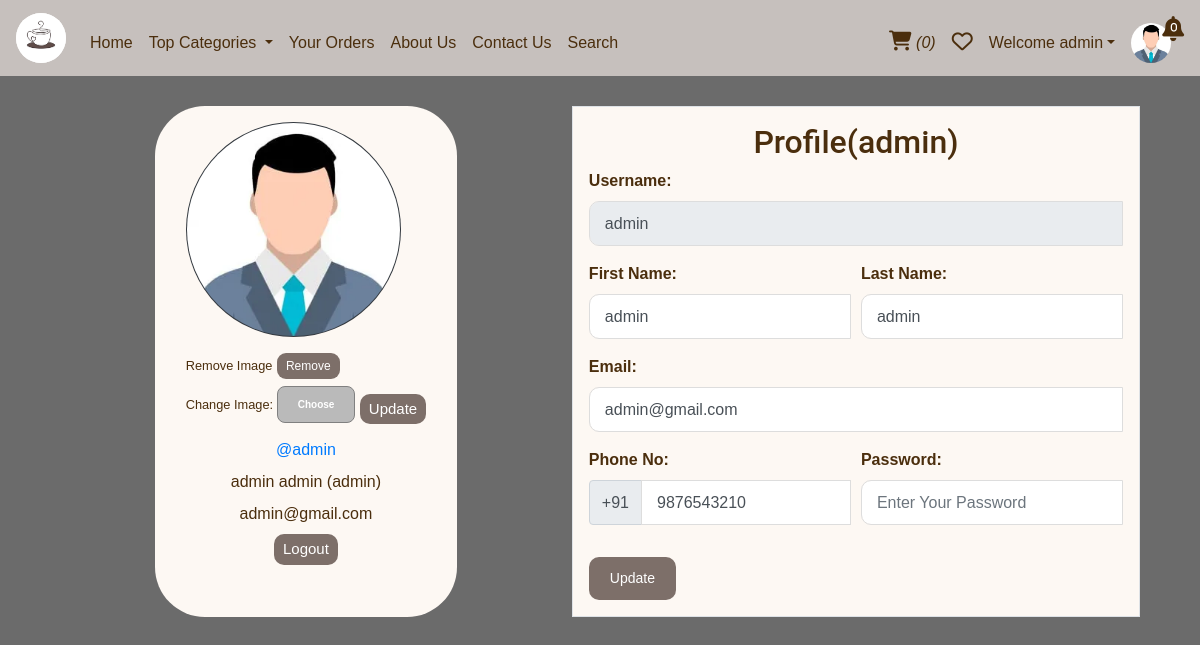
Screenshot of /viewProfile.php (signed in) with the database file from the repository.
### tables this page shows
CREATE TABLE users (
    user_id INT PRIMARY KEY AUTO_INCREMENT,
    user_name TEXT,
    firstname TEXT,
    lastname TEXT,
    user_email TEXT,
    user_phone TEXT,
    user_type TEXT,
    user_password TEXT,
    user_join_date DATE,
    user_img TEXT
);

### viewProfile.php (the view, shortened to what this page needs)
<!DOCTYPE html>
<html lang="en">
<head>
    <link rel="stylesheet" href="https://stackpath.bootstrapcdn.com/bootstrap/4.2.1/css/bootstrap.min.css">
    <link rel="stylesheet" href="https://stackpath.bootstrapcdn.com/bootstrap/4.3.1/css/bootstrap.min.css">
    <link rel="stylesheet" href="https://use.fontawesome.com/releases/v5.7.2/css/all.css">
    <link rel="stylesheet" href="/cafe_management_system/assets/css/style.css">
</head>
<body style="background-color: rgba(0, 0, 0, 0.58);">
    <?php require("partial/_nav.php");?>
    <?php
        if($loggedin)
        {
    ?>
    <div class="container2">
        <?php
            $sql = "SELECT * FROM users WHERE user_id = '$userId'";
            $result = mysqli_query($conn,$sql);
            $row = mysqli_fetch_assoc($result);
            $username = $row["user_name"];
            $firstname = $row["firstname"];
            $lastname = $row["lastname"];
            $email = $row["user_email"];
            $phone = $row["user_phone"];
            $usertype = $row["user_type"];
            $profile = $row["user_img"];
        ?>
        <div class="row">
        <div class="jumbotron p-3 mb-3 profile-jumbotron">
                <div class="user-info">
                    <img class="rounded-circle mb-3 bg-dark" src="/cafe_management_system/img/<?php echo empty($profile) ? 'profilePic.jpg' : $profile; ?>" style="width:215px; height:215px; padding:1px;">
                    <form action="partial/_manageProfile.php" method="POST">
                        <small>Remove Image</small>
                        <button type="submit" class="btn" name="removeProfilePic" style="font-size: 12px; padding:3px 8px; border-radius:9px;">Remove</button>
                    </form>
                    <form action="partial/_manageProfile.php" method="POST" enctype="multipart/form-data" style="margin-top: 7px;">
                        <div class="upload-btn-wrapper">
                            <small>Change Image: </small>
                            <button class="btn upload">Choose</button>
                        </div>
                        <button type="submit" name="updateProfilePic" class="btn" style="margin-top: -20px; font-size:15px; padding:3px 8px;">Update</button>
                    </form>
                    <ul class="meta list list-unstyled" style="text-align: center;">
                        <li class="username my-2"><a href="viewProfile.php">@<?php echo $username;?></a></li>
                        <li class="name"><?php echo $firstname." ".$lastname; ?>
                            <label class="label label-info">(<?php echo $usertype; ?>)</label>
                        </li>
                        <li class="email"><?php echo $email; ?></li>
                        <li class="my-2"><a href="partial/_logout.php"><button class="btn" style="font-size: 15px; padding:3px 8px;">Logout</button></a></li>
                    </ul>
                </div>
            </div>
            <div class="content-panel mb-3" style="display: flex; justify-content:center;">
                <div class="border p-3" style="border: 2px solid rgba(0, 0, 0, 0.1); border: radius 1.1rem; background-color:#fdf8f3;">
                    <h2 class="title text-center">Profile<span class="pro-label label-warning">(<?php echo $usertype;?>)</span></h2>
                    <form action="partial/_manageProfile.php" method="POST">
                        <div class="form-group">
                            <b><label for="username">Username:</label></b>
                            <input class="form-control" id="username" name="username" type="text" disabled value="<?php echo $username;?>">
                        </div>
                        <div class="form-row">
                            <div class="form-group col-md-6">
                                <b><label for="firstname">First Name:</label></b>
                                <input class="form-control" id="firstname" name="firstname" placeholder="First Name" type="text" required value="<?php echo $firstname;?>">
                            </div>
                            <div class="form-group col-md-6">
                                <b><label for="lastname">Last Name:</label></b>
                                <input class="form-control" id="lastname" name="lastname" placeholder="Last Name" type="text" required value="<?php echo $lastname;?>">
                            </div>
                        </div>
                        <div class="form-group">
                            <b><label for="email">Email:</label></b>
                            <input class="form-control" id="email" name="email" type="text" placeholder="Enter Your Email" value="<?php echo $email;?>">
                        </div>
                        <div class="form-row">
                            <div class="form-group col-md-6">
                                <b><label for="phone">Phone No:</label></b>
                                <div class="input-group mb-3">
                                    <div class="input-group-prepend">
                                        <span class="input-group-text" id="basic-addon">+91</span>
                                    </div>
                                    <input type="tel" class="form-control" id="phone" name="phone" placeholder="Enter Your Phone Number" required pattern="[0-9]{10}" maxlength="10" value="<?php echo $phone;?>">
                                </div>
                            </div>
                            <div class="form-group col-md-6">
                                <b><label for="password">Password:</label></b>
                                <input class="form-control" id="password" name="password" placeholder="Enter Your Password" type="password" required minlength="4" maxlength="21" data-toggle="password">
                            </div>
                        </div>
                        <button type="submit" name="updateProfileDetail" class="btn">Update</button>
                    </form>
                </div>
            </div>
        </div>
    </div>
    <?php
        }
    ?>
</body>
</html>

### assets/css/style.css (style rules this page uses)
* { scroll-behavior: smooth; }
h1, h2, h3, h4, h5, h6 { font-family: "Roboto", sans-serif; }
body { font-family: "Arial", sans-serif; background-color: #fdf8f3; color: #4b2e0d; margin: 0; padding: 0; }
.row { display: flex; flex-wrap: wrap; justify-content: center; gap: 20px; margin: 30px 0px; }
.btn { display: inline-block; padding: 10px 20px; background-color: #7d6f69; color: #fff; font-size: 14px; text-decoration: none; border-radius: 10px; transition: background-color 0.3s; }
.container2 { width: 90%; max-width: 1200px; margin: 30px auto; }
.jumbotron { padding: 2rem 1rem; }
.upload-btn-wrapper { position: relative; overflow: hidden; display: inline-block; }
button.btn.upload { border: 1px solid gray; background-color: #bababa; border-radius: 8px; font-size: 10px; font-weight: bold; }
.form-control { height: 45px; border-radius: 10px 0 0 10px; border: 1px solid #ddd; padding-left: 15px; font-size: 16px; }

### viewProfile.php (style rules this page uses)
.profile-jumbotron { display: flex; justify-content: center; width: 28%; border-radius: 50px; margin: 0 auto; background-color: #fdf8f3; }

### rows the page displays
users: user_name "admin", firstname "admin", lastname "admin", user_type "admin", user_email "admin@gmail.com", username "admin", email "admin@gmail.com", phone "9876543210"

### other values shown
$count "0"
$username "admin"
